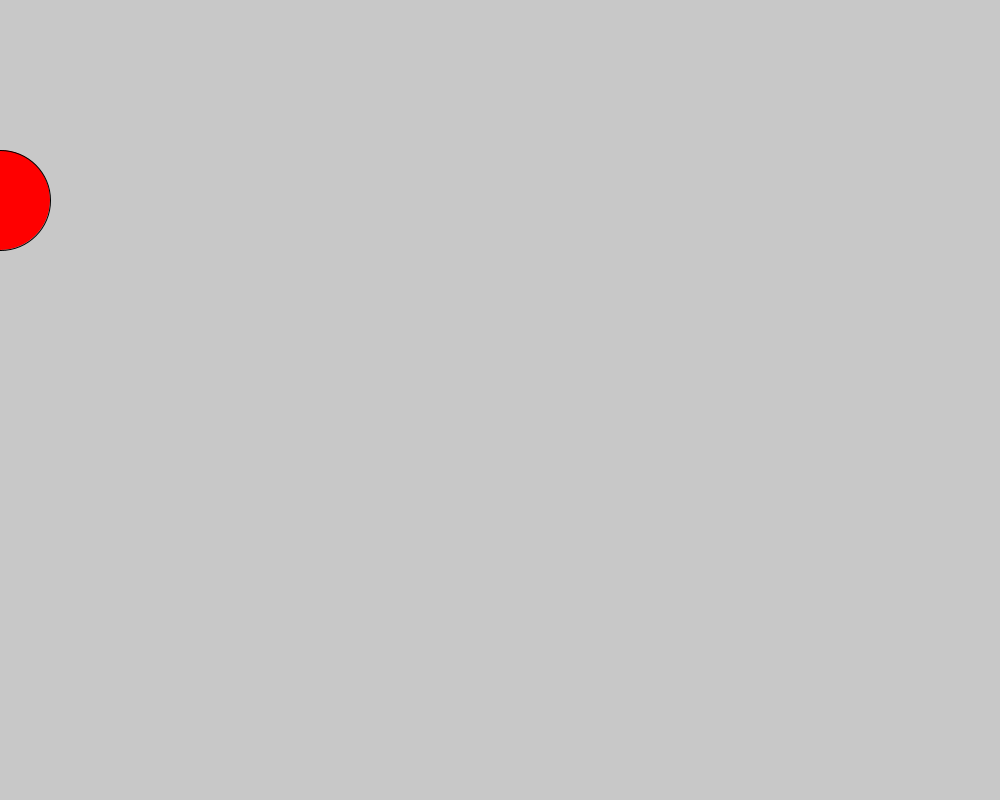
Frame 1 (no input)
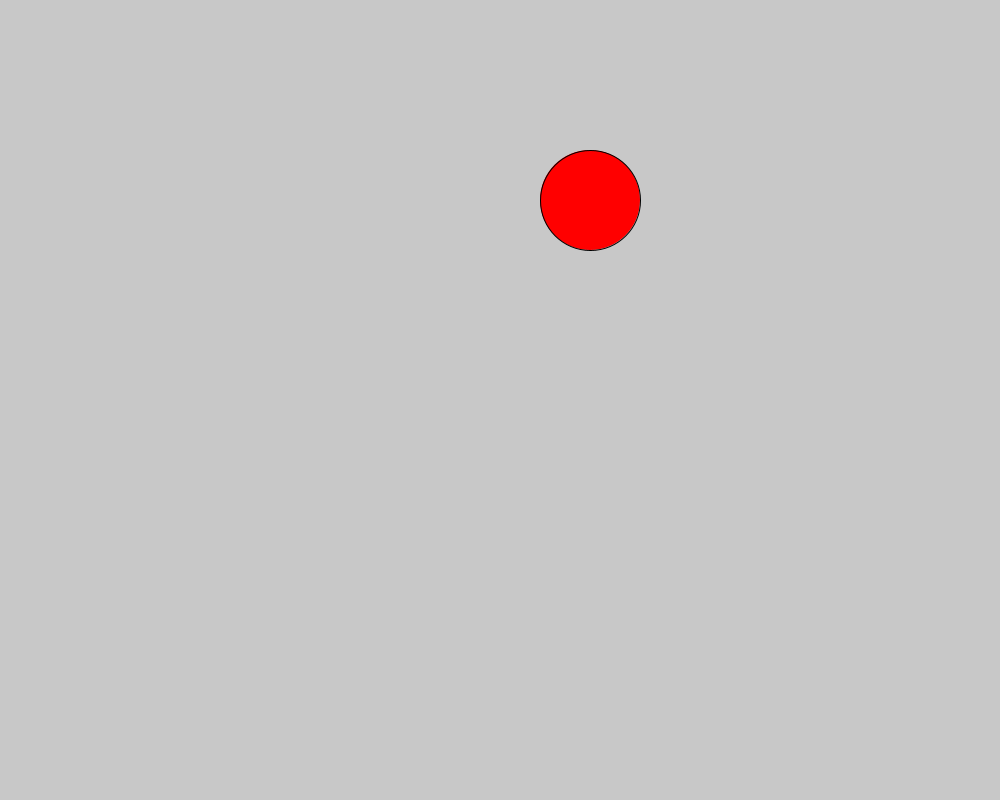
Frame 60 (the mouse pressed at the canvas centre just before this capture)
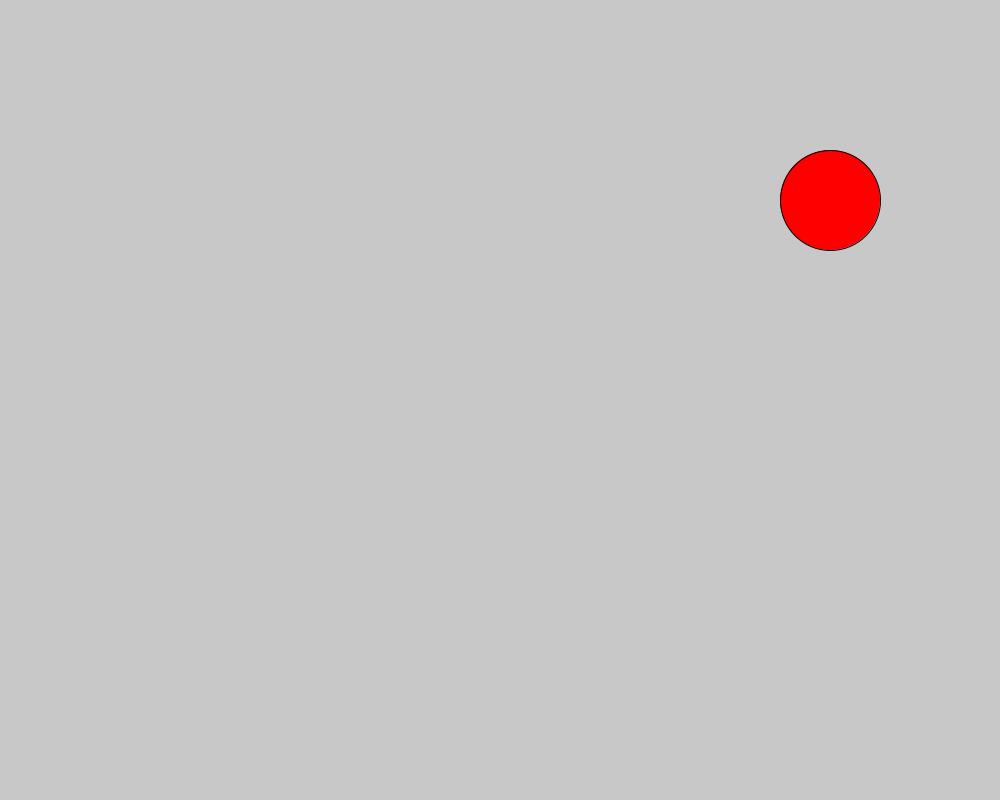
Frame 120 (the mouse held since frame 60 and released just before this capture)

The Processing sketch that drew these frames (run headless with seeded random() and noise(); from frame 60 on, the mouse is pressed at the canvas centre):

// Processing sketch: week3_conditionalMotion_withColor
// ── week3_conditionalMotion_withColor.pde
int x;
int dir; 

void setup() {
  size(1000, 800);
  x=0;
  dir = 1;
}

void draw() {
  //this is a comment. the computer ignores it
  background(200);
  fill(255,0,0);
  circle(x, 200, 100);
  
  if (dir==1) {
   // each time - if dir is 1 - increase x - 
   x=x+10; 
  }
  if (dir==(-1)) {
   // each time - if dir is (-1) - decrease x - 
    x=x-10;
  }
  
  if (x>1000) {
   // when the ball reaches the right side - change direction:
   dir = (-1);
  }
  if (x<0) {
   // when the ball reaches the LEFT side - change direction:
   dir = 1; 
  }
  println(dir);
}
